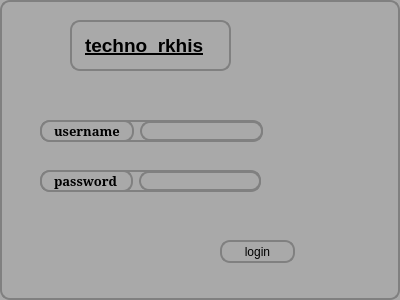
<?xml version="1.0" encoding="UTF-8"?>
<ui version="4.0">
 <class>login</class>
 <widget class="QDialog" name="login">
  <property name="geometry">
   <rect>
    <x>0</x>
    <y>0</y>
    <width>400</width>
    <height>300</height>
   </rect>
  </property>
  <property name="windowTitle">
   <string>Dialog</string>
  </property>
  <property name="styleSheet">
   <string notr="true">
border: 2px solid gray;
border-radius: 10px;
padding: 0 8px;
background: 	
DARKGRAY</string>
  </property>
  <widget class="QPushButton" name="pushButton">
   <property name="geometry">
    <rect>
     <x>220</x>
     <y>240</y>
     <width>75</width>
     <height>23</height>
    </rect>
   </property>
   <property name="styleSheet">
    <string notr="true">myPushButton-&gt;setStyleSheet(&quot;color : blue&quot;);</string>
   </property>
   <property name="text">
    <string>login</string>
   </property>
  </widget>
  <widget class="QLabel" name="label_3">
   <property name="geometry">
    <rect>
     <x>70</x>
     <y>20</y>
     <width>161</width>
     <height>51</height>
    </rect>
   </property>
   <property name="font">
    <font>
     <pointsize>14</pointsize>
     <weight>75</weight>
     <bold>true</bold>
     <underline>true</underline>
    </font>
   </property>
   <property name="text">
    <string>techno_rkhis</string>
   </property>
  </widget>
  <widget class="QWidget" name="">
   <property name="geometry">
    <rect>
     <x>40</x>
     <y>120</y>
     <width>223</width>
     <height>22</height>
    </rect>
   </property>
   <layout class="QHBoxLayout" name="horizontalLayout">
    <item>
     <widget class="QLabel" name="label">
      <property name="font">
       <font>
        <family>MS Serif</family>
        <pointsize>10</pointsize>
        <weight>75</weight>
        <bold>true</bold>
       </font>
      </property>
      <property name="text">
       <string>username</string>
      </property>
     </widget>
    </item>
    <item>
     <widget class="QLineEdit" name="lineEdit"/>
    </item>
   </layout>
  </widget>
  <widget class="QWidget" name="">
   <property name="geometry">
    <rect>
     <x>40</x>
     <y>170</y>
     <width>221</width>
     <height>22</height>
    </rect>
   </property>
   <layout class="QHBoxLayout" name="horizontalLayout_2">
    <item>
     <widget class="QLabel" name="label_2">
      <property name="font">
       <font>
        <family>MS Serif</family>
        <pointsize>10</pointsize>
        <weight>75</weight>
        <bold>true</bold>
       </font>
      </property>
      <property name="text">
       <string>password</string>
      </property>
     </widget>
    </item>
    <item>
     <widget class="QLineEdit" name="lineEdit_2"/>
    </item>
   </layout>
  </widget>
 </widget>
 <resources/>
 <connections/>
</ui>
